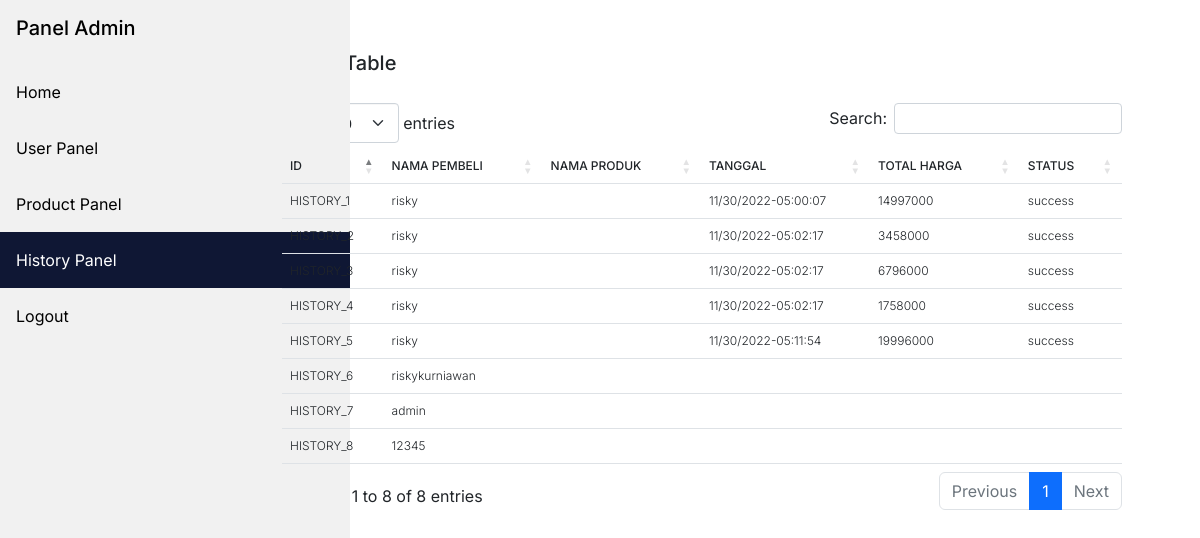
Screenshot of /admin/history/index.php (signed in) with the database file from the repository.
### tables this page shows
CREATE TABLE `history` (
  `id` int(11) NOT NULL,
  `id_user` int(11) NOT NULL,
  `id_product` text NOT NULL,
  `date` varchar(128) NOT NULL,
  `quantity` int(11) NOT NULL,
  `total_price` int(11) NOT NULL,
  `status` varchar(64) NOT NULL
);

CREATE TABLE `users` (
  `id` int(11) NOT NULL,
  `fullname` varchar(128) NOT NULL,
  `username` varchar(255) NOT NULL,
  `password` varchar(255) NOT NULL,
  `email` varchar(255) NOT NULL,
  `address` text NOT NULL,
  `photo` varchar(255) NOT NULL
);

### config.php (called while the page is built, shortened)
<?php
$db = mysqli_connect("localhost", "root", "", "playstation-game-store", '3306');
function query($query) {
    global $db;
    $result = mysqli_query($db, $query);
    $rows = [];
    while ($row = mysqli_fetch_assoc($result)) $rows[] = $row;
    return $rows;
}

### admin/history/index.php (the view, shortened to what this page needs)
<?php
require '../../config.php';
$histories = query("SELECT history.*, users.fullname FROM users LEFT JOIN history ON users.id = history.id_user ");
$i = 1;
?>
<!DOCTYPE html>
<html lang="en">
<head>
  <link rel="stylesheet" href="../../resources/css/userpanel.css">
  <link rel="stylesheet" href="https://cdnjs.cloudflare.com/ajax/libs/font-awesome/6.2.0/css/all.min.css" />
  <link rel="stylesheet" href="https://cdnjs.cloudflare.com/ajax/libs/twitter-bootstrap/5.2.0/css/bootstrap.min.css">
  <link rel="stylesheet" href="https://cdn.datatables.net/1.13.1/css/dataTables.bootstrap5.min.css">
</head>
<body>
  <div class="row">
    <div class="col-md-2">
      <div class="sidebar">
        <a class='main'>
          <h5>Panel Admin</h5>
        </a>
        <a href="../../index.php">Home</a>
        <a href="../users/">User Panel</a>
        <a href="../products/">Product Panel</a>
        <a href class="active">History Panel</a>
        <a href="../../logout.php">Logout</a>
      </div>
    </div>
    <div class="col-md-10">
      <div class="content">
        <section>
          <div class="warp">
            <h5>History Table</h5>
          </div>
          <div class="container-fluid">
          <table id="dtBasicExample" class="table table-hover" cellspacing="0" width="100%">
              <thead>
                <tr>
                  <th>ID</th>
                  <th>Nama Pembeli</th>
                  <th>Nama Produk</th>
                  <th>Tanggal</th>
                  <th>Total Harga</th>
                  <th>Status</th>
                </tr>
              </thead>
              <tbody>
                <?php foreach ($histories as $history) : ?>
                  <tr>
                    <td>HISTORY_<?= $i++ ?></td>
                    <td><?= $history['fullname'] ?></td>
                    <td><?= substr($history['product_name'], 0, 50) ?></td>
                    <td><?= $history['date'] ?></td>
                    <td><?= $history['total_price'] ?></td>
                    <td><?= $history['status'] ?></td>
                  </tr>
                <?php endforeach ?>
              </tbody>
            </table>
          </div>
        </section>
      </div>
    </div>
  </div>
</body>
</html>

### resources/css/userpanel.css (style rules this page uses)
* { font-family: 'Inter'; }
:root { --linearbg-Primary: linear-gradient(#F5F7FA, #B8C6DB); --bg-primary: #fff; --warna-h1: rgb(15, 23, 52); --bg-border: rgba(28, 49, 124, 0.1); }
.sidebar { min-width: 350px; background-color: #f1f1f1; position: fixed; height: 100%; }
.sidebar a { display: block; color: black; padding: 16px; text-decoration: none; }
.sidebar a.active { background-color: #0f1734; color: white; }
.main { pointer-events: none; }
div.content { padding: 1px 16px; }
th { padding: 20px 15px; text-align: left; font-weight: 500; font-size: 12px; text-transform: uppercase; }
td { padding: 15px; text-align: left; vertical-align: middle; font-weight: 300; font-size: 12px; }
body { background: var(--bg-primary); }
section { margin: 50px; }
.warp { display: flex; justify-content: space-between; margin-bottom: 20px }

### rows the page displays
history: id_user.fullname "risky", date "11/30/2022-05:00:07", total_price "14997000", status "success"
history: id_user.fullname "risky", date "11/30/2022-05:02:17", total_price "3458000", status "success"
history: id_user.fullname "risky", date "11/30/2022-05:02:17", total_price "6796000", status "success"
history: id_user.fullname "risky", date "11/30/2022-05:02:17", total_price "1758000", status "success"
history: id_user.fullname "risky", date "11/30/2022-05:11:54", total_price "19996000", status "success"
users: fullname "riskykurniawan"
users: fullname "admin"
users: fullname "12345"
